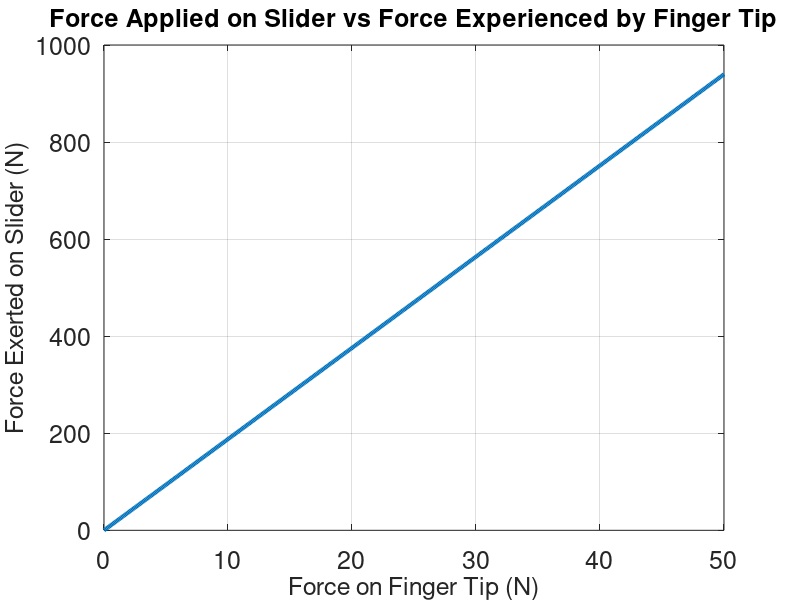

Write MATLAB code to recreate this figure.
clc;close all;clear;
x = 0:0.1:50;
m = 18.792;
y = m.*x;
plot(x,y, 'linewidth', 3)
set(gca,'FontSize',18)
grid on
title('Force Applied on Slider vs Force Experienced by Finger Tip', 'fontsize', 18)
xlabel('Force on Finger Tip (N)', 'fontsize', 18)
ylabel('Force Exerted on Slider (N)', 'fontsize', 18)